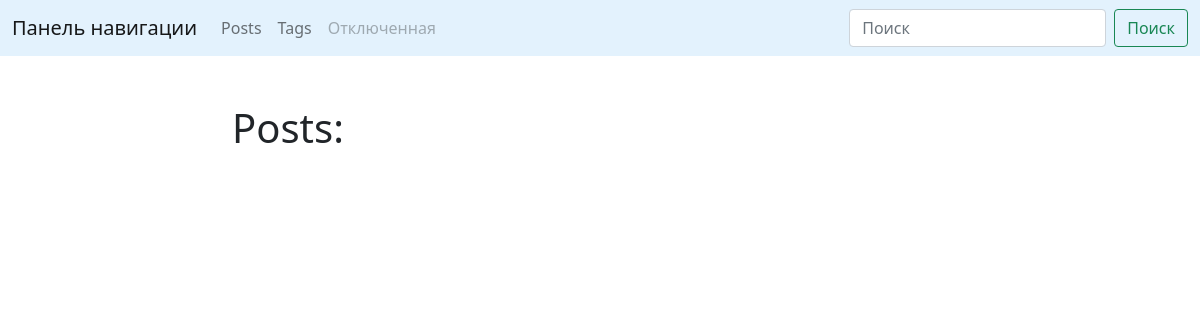
The page /blog/ on the database as committed earlier.
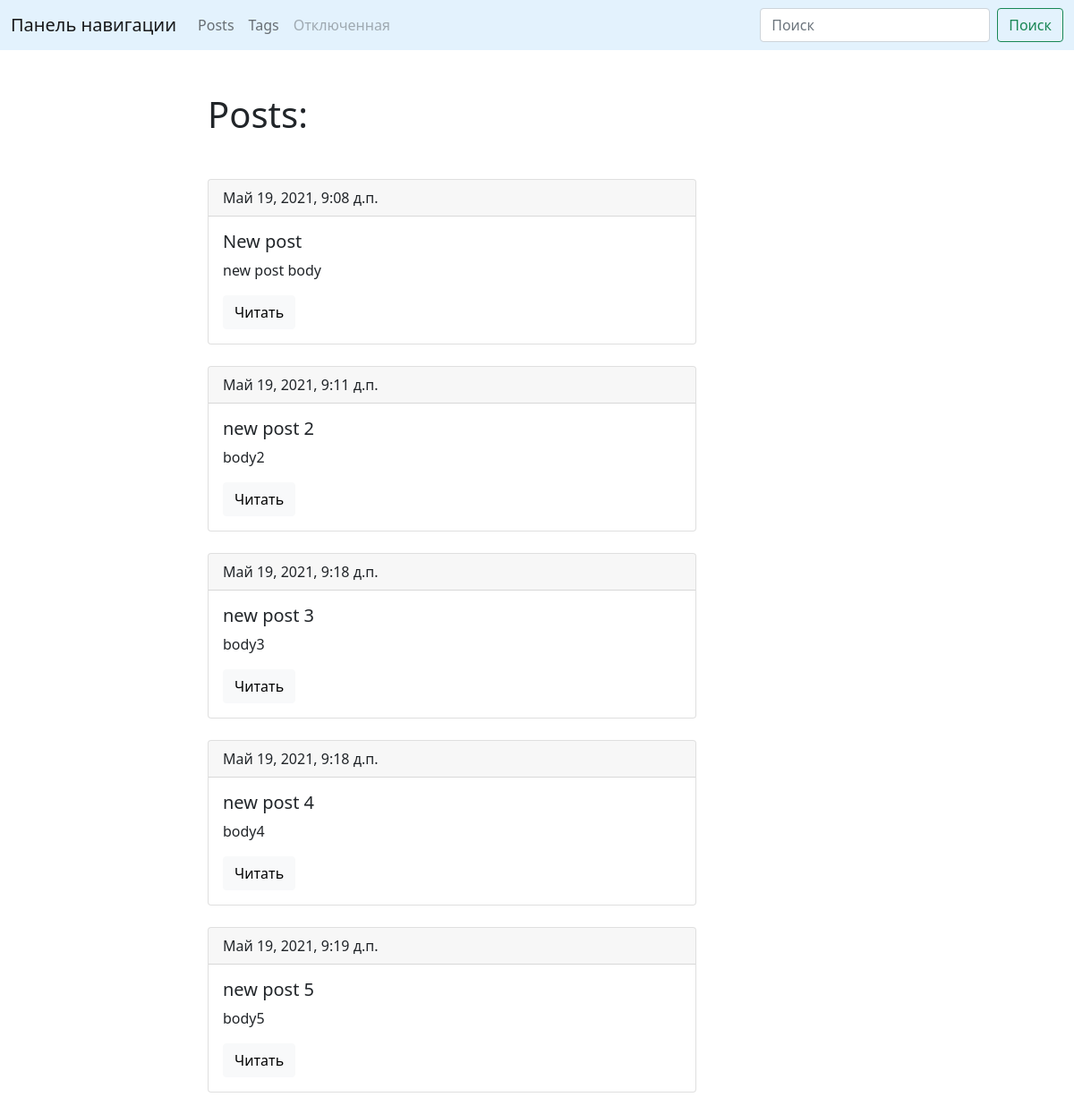
The same page on the database as committed later.
### blog/models.py (models this page shows, shortened)
class Post(models.Model):
    title = models.CharField(max_length=150, db_index=True, verbose_name="Заголовок")
    slug = models.SlugField(max_length=150, blank=True, unique=True, verbose_name="Слаг")
    body = models.TextField(blank=True, db_index=True, verbose_name="Содержание")
    tags = models.ManyToManyField('Tag', blank=True, related_name='posts')
    date_pub = models.DateTimeField(auto_now_add=True, verbose_name="Дата")
    def get_absolute_url(self):
        return reverse('post_detail_url', kwargs={'slug': self.slug})

### blog/views.py (the view)
# urls.py: path('', posts_list, name='posts_list_url'),
def posts_list(request):
    posts = Post.objects.all()
    return render(request, 'blog/index.html', context={'posts': posts})

### blog/templates/blog/index.html (shortened to what this page needs)
{% extends 'blog/base_blog.html' %}
{% block content %}
    <h1 class="mb-5">Posts:</h1>
	{% for post in posts %}
	    <div class="card mb-4">
            <div class="card-header">
                {{ post.date_pub }}
            </div>
            <div class="card-body">
                <h5 class="card-title">{{ post.title }}</h5>
                <p class="card-text">{{ post.body|truncatewords:15 }}</p>
                <a href="{{ post.get_absolute_url }}" class="btn btn-light">
				    Читать
				</a>
            </div>
        </div>
    {% endfor %}
{% endblock %}

### blog/templates/blog/base_blog.html (shortened to what this page needs)
{% extends 'base.html' %}

### templates/base.html (shortened to what this page needs)
<!DOCTYPE html>
<html lang="en">
    <head>
		<link href="https://cdn.jsdelivr.net/npm/bootstrap@5.0.1/dist/css/bootstrap.min.css" rel="stylesheet">
	</head>
	<body>
		<nav class="navbar navbar-expand-lg navbar-light" style="background-color: #e3f2fd;">
            <div class="container-fluid">
                <a class="navbar-brand" href="#">
				    Панель навигации
				</a>
                <div class="collapse navbar-collapse" id="navbarSupportedContent">
                    <ul class="navbar-nav me-auto mb-2 mb-lg-0">
                        <li class="nav-item">
                            <a class="nav-link" href="{% url 'posts_list_url' %}">
							    Posts
							</a>
                        </li>
                        <li class="nav-item">
                            <a class="nav-link" href="{% url 'tags_list_url' %}">
							    Tags
							</a>
                        </li>
                        <li class="nav-item">
                            <a class="nav-link disabled" href="#" tabindex="-1" aria-disabled="true">
							    Отключенная
							</a>
                        </li>
                    </ul>
                    <form class="d-flex">
                        <input class="form-control me-2" type="search" placeholder="Поиск" aria-label="Поиск">
                        <button class="btn btn-outline-success" type="submit">
						    Поиск
						</button>
                    </form>
                </div>
            </div>
        </nav>
		<div class="container mt-5">
		    <div class="row">
		        <div class="col-6 offset-md-2">
		            {% block content %}{% endblock %}
				</div>
			</div>
		</div>
	</body>
</html>

Rows that differ between the two databases and show on the page:
added Post: date_pub "Май 19, 2021, 9:08 д.п.", title "New post", body "new post body"
added Post: date_pub "Май 19, 2021, 9:11 д.п.", title "new post 2", body "body2"
added Post: date_pub "Май 19, 2021, 9:18 д.п.", title "new post 3", body "body3"
added Post: date_pub "Май 19, 2021, 9:18 д.п.", title "new post 4", body "body4"
added Post: date_pub "Май 19, 2021, 9:19 д.п.", title "new post 5", body "body5"
